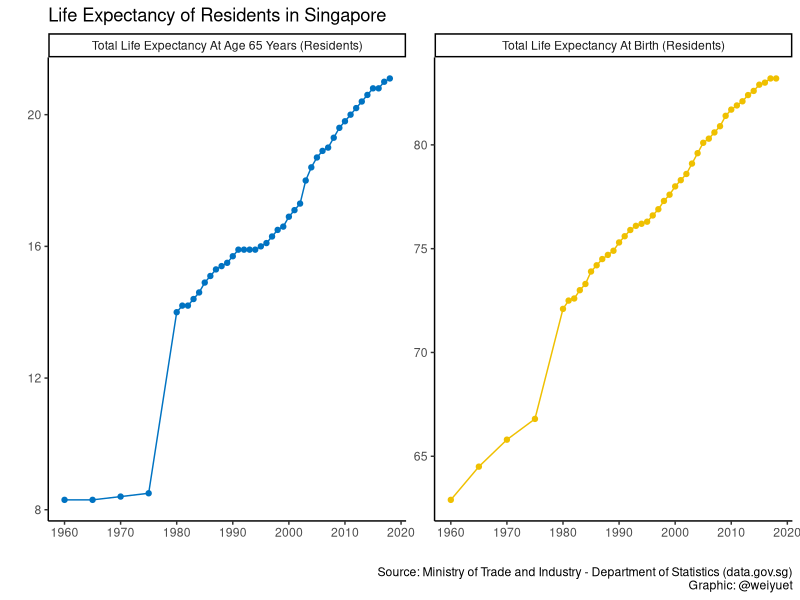
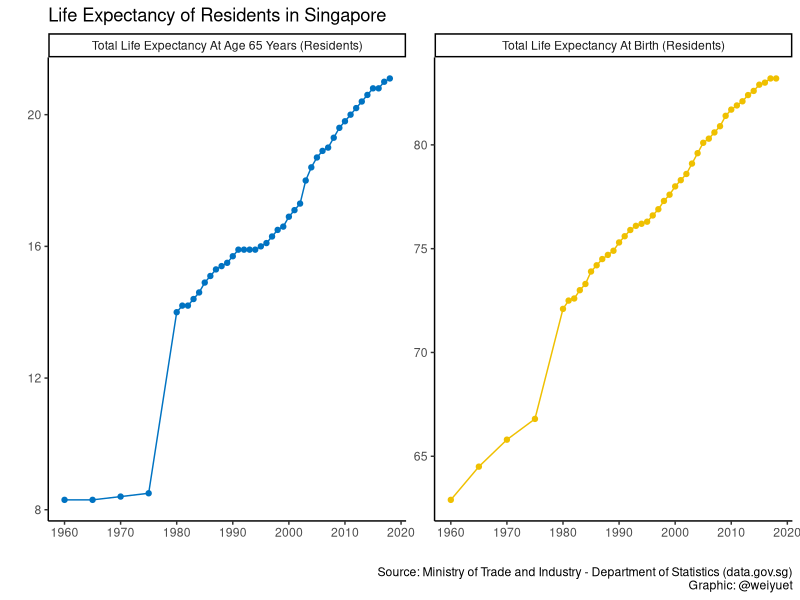

Source code (R) for these figures, in order:
# Load libraries
library(tidyverse)
library(scales)
library(ggsci)

# Load data
life_expectancy <- read_csv('data/life-expectancy-by-sex-annual/life-expectancy-at-birth-and-age-65-years.csv')

# Plot data
life_expectancy %>% 
  ggplot(aes(x = year, y = value, colour = level_1)) +
  geom_line() +
  geom_point() +
  facet_wrap(~level_1, scales = 'free_y') +
  scale_x_continuous(breaks = seq(1960, 2020, 10)) +
  scale_colour_jco() +
  theme_classic() +
  theme(legend.title = element_blank(),
        legend.position = 'none') +
  labs(x = '', y = '',
       title = 'Life Expectancy of Residents in Singapore',
       caption = 'Source: Ministry of Trade and Industry - Department of Statistics (data.gov.sg)\nGraphic: @weiyuet')

# Save png
ggsave('figures/life-expectancy.png', width = 6.5, height = 4.5)